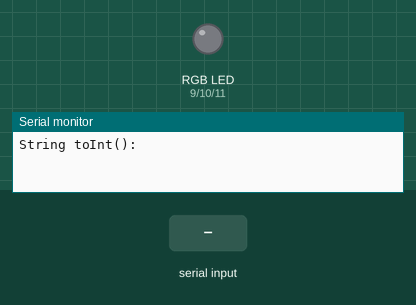
The sketch below on a simulated Arduino Uno, built with avr-gcc and run on an emulated ATmega328P. Parts: an RGB LED mixed from three pins (HIGH = lit), the last lines printed to the serial monitor. Inputs (shaded band) come from the test bench. Dim RGB values are drawn brighter than linear.

Above: at 1.2 s.
1.3 s: "90,45,200\n" received over Serial
At 2.4 s:
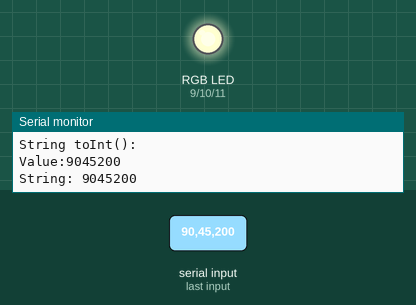
2.8 s: "30,150,10\n" received over Serial
At 3.6 s:
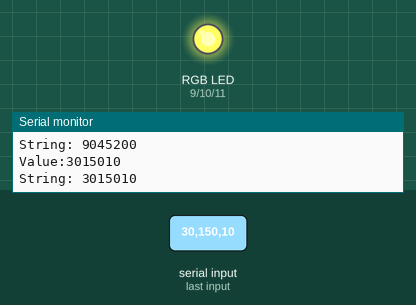
4.3 s: "30,150,10,200\n" received over Serial
At 4.8 s:
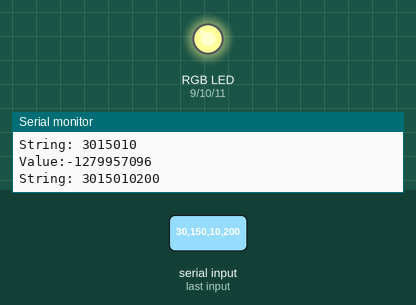
5.8 s: "5\n" received over Serial
At 6.7 s:
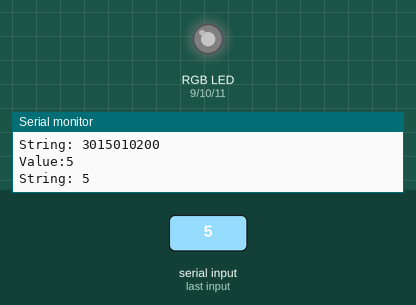
7.3 s: "90,45\n" received over Serial
At 8.0 s:
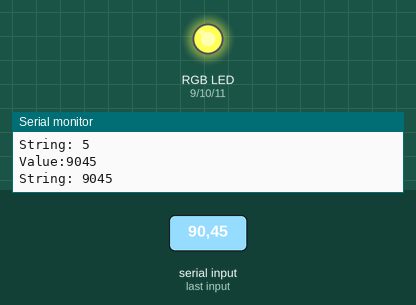
8.8 s: "30,150\n" received over Serial
At 9.2 s:
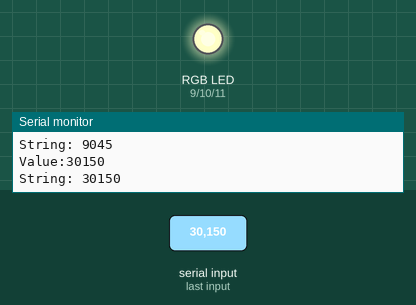
Timing chart, 0 to 11.3 s (numbered marks = the images above; inputs shaded):
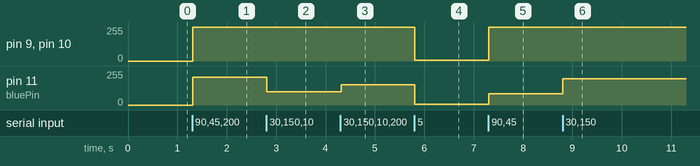

The sketch:

setColorFromConsole.ino
```cpp
int redPin   = 9;
int greenPin = 10;
int bluePin  = 11;
String inString = "";    // string to hold input

void setup() {
  // Open serial communications and wait for port to open:
  Serial.begin(9600);
  while (!Serial) {
    ; // wait for serial port to connect. Needed for native USB port only
  }

  // send an intro:
  Serial.println("\n\nString toInt():");
  Serial.println();

  // put your setup code here, to run once:
  pinMode(redPin, OUTPUT);
  pinMode(greenPin, OUTPUT);
  pinMode(bluePin, OUTPUT);
}

void loop() {
  // Read serial input:
  while (Serial.available() > 0) {
    int inChar = Serial.read();
    if (isDigit(inChar)) {
      // convert the incoming byte to a char and add it to the string:
      inString += (char)inChar;
    }
    // if you get a newline, print the string, then the string's value:
    if (inChar == '\n') {
      Serial.print("Value:");
      Serial.println(inString.toInt());
      Serial.print("String: ");
      Serial.println(inString);

      analogWrite(redPin, inString.toInt());
      analogWrite(greenPin, inString.toInt());
      analogWrite(bluePin, inString.toInt());

      // clear the string for new input:
      inString = "";
    }
  }
}
```

Measured:
- after the input at 1.3 s, pin 9 (redPin), pin 10 (greenPin): 0/255 → 255/255 at once; pin 11 (bluePin): 0/255 → 208/255 at once
- after the input at 2.8 s, pin 11 (bluePin): 208/255 → 98/255 at once
- after the input at 4.3 s, pin 11 (bluePin): 98/255 → 152/255 at once
- after the input at 5.8 s, pin 9 (redPin), pin 10 (greenPin): 255/255 → 5/255 at once; pin 11 (bluePin): 152/255 → 5/255 at once
- after the input at 7.3 s, pin 9 (redPin), pin 10 (greenPin): 5/255 → 255/255 at once; pin 11 (bluePin): 5/255 → 85/255 at once
- after the input at 8.8 s, pin 11 (bluePin): 85/255 → 198/255 at once
